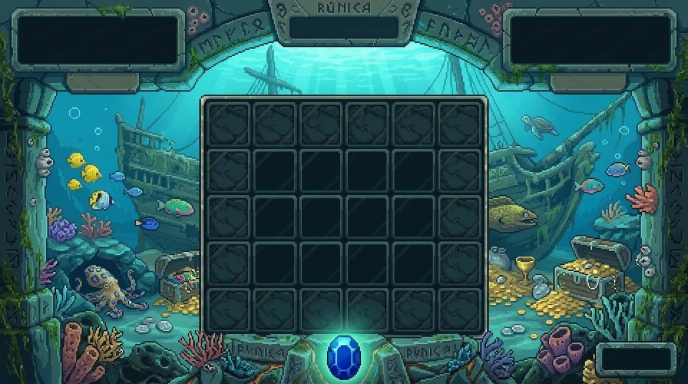
#> input picture assets/backgrounds/AGUA/bg_01.jpg, 1376 x 768 px, given in place of bg_01.png, which was not available (shown at 1/2 size)
$ python ocr-tops2.py
#> lines starting #> are read from the running program, lines starting #| are printed output that depends on the picture; pictures that were not available may be replaced by others from this repository, and a replacement may not be noted
import pytesseract
import os

pytesseract.pytesseract.tesseract_cmd = r'C:\Program Files\Tesseract-OCR\tesseract.exe'
from PIL import Image, ImageEnhance

BASE = r'C:\Proyectos personales\Runika 2D\assets\backgrounds'
WORLDS = ['AGUA', 'MAZMORRA', 'ESPACIO', 'FUEGO', 'HIELO', 'INFRAMUNDO', 'TIERRA', 'VIENTO']

# Board area: x=0.297962, y=0.259115, w=0.403343, h=0.609375
# "Arriba del panel" = justo encima o en el borde superior del panel
# Vamos a escanear una banda alrededor del borde superior del panel

for world in WORLDS:
    path = os.path.join(BASE, world, 'bg_01.png')
    img = Image.open(path)
#> img is the input picture: PIL image 1376x768 RGB; mean R, G, B 40.7, 86.1, 88.5
    w, h = img.size
#> w = 1376; h = 768

    # Board top edge is at y = 0.259115 * h
    board_top = int(0.259115 * h)
#> board_top = 199
    board_left = int(0.297962 * w)
#> board_left = 409
    board_right = int((0.297962 + 0.403343) * w)
#> board_right = 964

    # Scan a band from 50px above board top to 100px below
    y1 = max(0, board_top - 200)
#> y1 = 0
    y2 = min(h, board_top + 200)
#> y2 = 399
    x1 = max(0, board_left - 200)
#> x1 = 209
    x2 = min(w, board_right + 200)
#> x2 = 1164

    crop = img.crop((x1, y1, x2, y2))
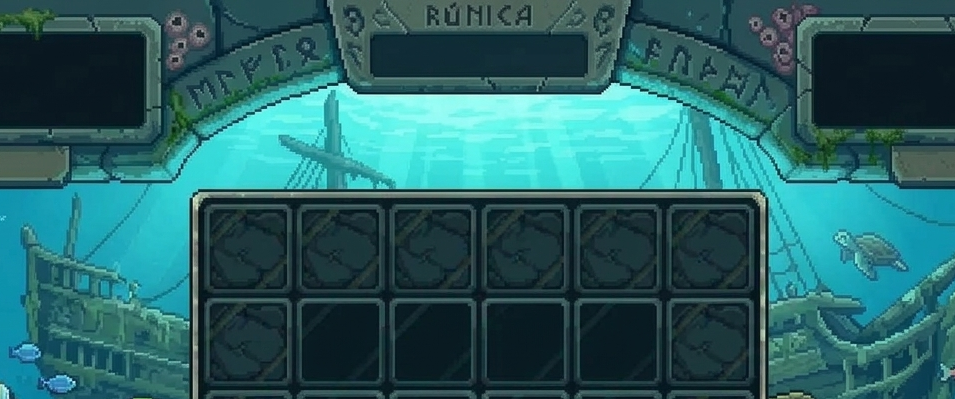
#> crop: PIL image 955x399 RGB; mean R, G, B 40.8, 99.1, 102.6

    # Try with upscaling for better OCR
    crop_big = crop.resize((crop.width * 2, crop.height * 2), Image.LANCZOS)
    enhancer = ImageEnhance.Contrast(crop_big)
    crop_enhanced = enhancer.enhance(2.0)
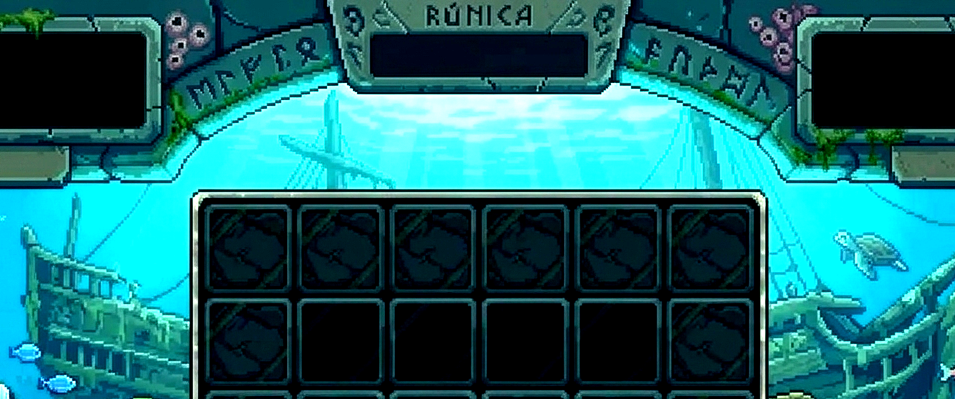
#> crop_enhanced: PIL image 1910x798 RGB (shown at 1/2 size); mean R, G, B 24.8, 104.9, 108.7

    # Try multiple PSM modes
    for psm in [3, 6, 7, 8, 11]:
#> (the run stopped early here; a loop or call above may not have finished)

$ run again, with assets/backgrounds/AGUA/pedestal.webp saved as assets/backgrounds/AGUA/bg_01.jpg
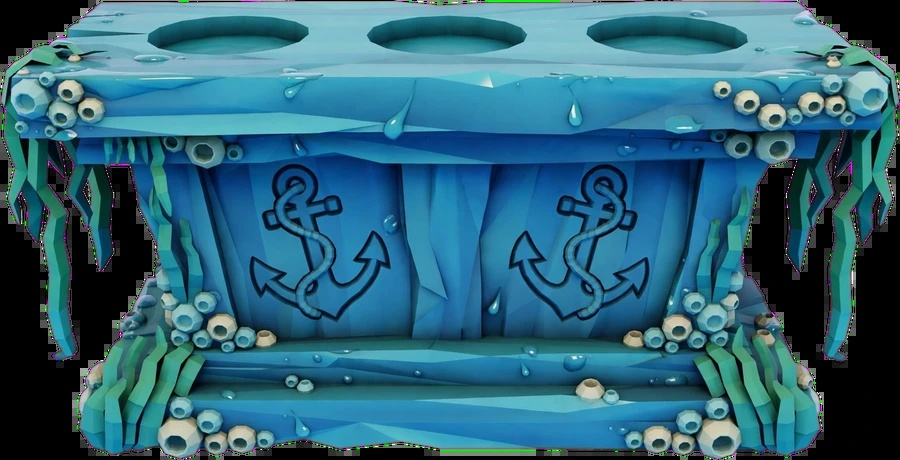
#> input picture assets/backgrounds/AGUA/pedestal.webp, 900 x 460 px, given in place of bg_01.png, which was not available
#> img is the input picture: PIL image 900x460 RGB; mean R, G, B 46.4, 102.3, 122.1
#> `crop = img.crop((x1, y1, x2, y2))`:
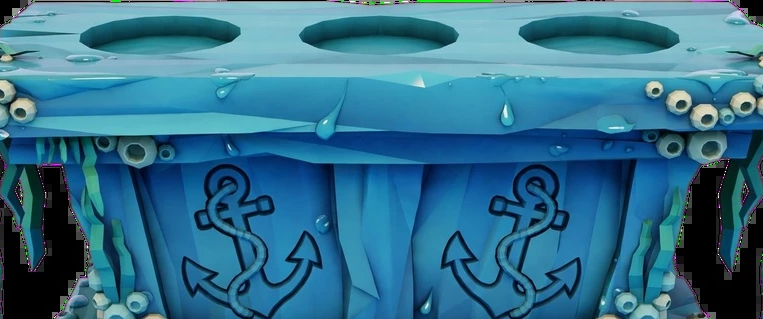
#> crop: PIL image 763x319 RGB; mean R, G, B 49.7, 112.2, 140.1
#> `crop_enhanced = enhancer.enhance(2.0)`:
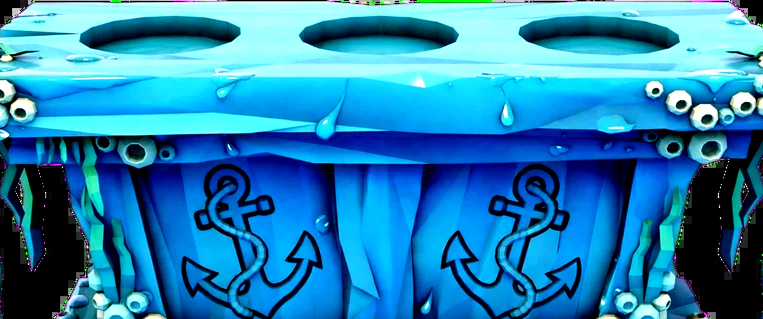
#> crop_enhanced: PIL image 1526x638 RGB (shown at 1/2 size); mean R, G, B 36.3, 131, 179
